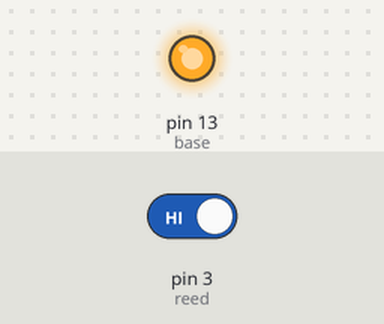
A sketch run on a simulated Arduino Nano, built with avr-gcc and run on an emulated ATmega328P. On the bench: output pins drawn as LEDs (lit = HIGH). Inputs (shaded band) come from the test bench; at power-on: pin 3 (reed) HIGH.

Above: at 1.2 s.
1.3 s: pin 3 (reed) driven LOW
At 2.5 s:
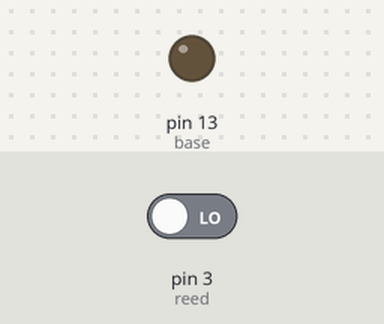
Timing chart, 0 to 7.8 s (numbered marks = the images above; inputs shaded):
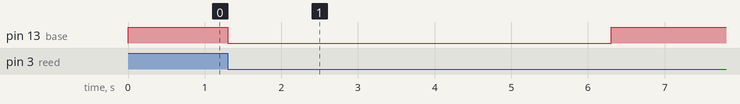

Measured:
- after the input at 1.3 s, pin 13 (base): HIGH → LOW at once, → HIGH 5.0 s later

The sketch:

reed_switch.ino
```cpp
// Arduino Nano and Reed Switch to Control NPN Transistor

// Pin definitions
#define base 13 // Pin connected to the base of the NPN transistor
#define reed 3  // Pin connected to the non-grounded lead of the reed switch

// Variables
volatile bool reed_closed = false; // State variable to indicate if the reed switch is closed
unsigned long last_state_change = 0; // Tracks the last time the reed switch state changed for debouncing

void setup() {
  // Configure reed pin with an internal pull-up resistor
  // This ensures the pin reads HIGH when the reed switch is open and LOW when closed
  pinMode(reed, INPUT_PULLUP);

  // Configure the base pin as an output to control the transistor
  pinMode(base, OUTPUT);

  // Start with the base pin HIGH, so the transistor is conducting by default
  digitalWrite(base, HIGH);

  // Attach an interrupt to detect a falling edge (reed switch closing)
  // Calls the handle_reed function whenever the reed switch closes
  attachInterrupt(digitalPinToInterrupt(reed), handle_reed, FALLING);
}

// Main loop continuously checks the reed switch state and controls the transistor
void loop() {
  // If the reed switch is detected as closed by the interrupt
  if (reed_closed) {
    // Turn off the transistor by setting the base pin LOW
    digitalWrite(base, LOW);
    // Keep the transistor off for 5 seconds
    delay(5000);
    // Turn the transistor back on by setting the base pin HIGH
    digitalWrite(base, HIGH);
    // Reset the reed switch state to open for the next detection
    reed_closed = false;
  }
}

// Interrupt Service Routine (ISR) for handling the reed switch
void handle_reed() {
  // Get the current time for debouncing logic
  unsigned long current_time = millis();

  // Debounce: Ignore signals that occur within 50 milliseconds of the last change
  if (current_time - last_state_change > 50) {
    last_state_change = current_time; // Update the last state change time
    reed_closed = true; // Mark the reed switch as closed
  }
}
```
